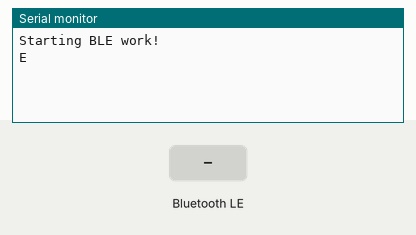
The program below on a simulated ESP32. On the bench: the last lines printed to the serial monitor. The inputs (shaded band) are chosen by the test bench. Nothing arrives over Bluetooth unless stated; a phone connects over Bluetooth LE 3 s after start.

Above: at 1.2 s.
1.3 s: Bluetooth LE write "1" received
At 2.5 s:
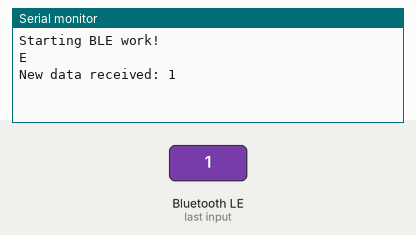
2.8 s: Bluetooth LE write "0" received
At 3.7 s:
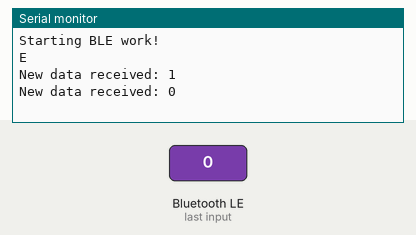
4.3 s: Bluetooth LE write "2" received
At 4.9 s:
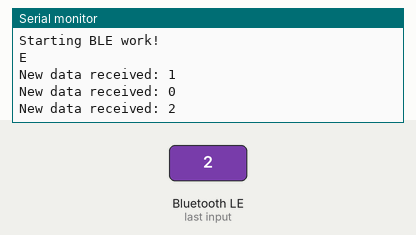

The program:

main.cpp
```cpp
#include <Arduino.h>
#include <stdlib.h>
#include <sstream>
#include <BLEDevice.h>
#include <BLEUtils.h>
#include <BLEServer.h>

// See the following for generating UUIDs:
// https://www.uuidgenerator.net/

#define SERVICE_UUID        "4fafc201-1fb5-459e-8fcc-c5c9c331914b"
#define CHARACTERISTIC_UUID "beb5483e-36e1-4688-b7f5-ea07361b26a8"

//static uint8_t  SERVICE_UUID_BIN[] = {0x4f, 0xaf, 0xc2, 0x01, 0x1f, 0xb5, 0x45, 0x9e, 0x8f, 0xcc, 0xc5, 0xc9, 0xc3, 0x31, 0x91, 0x4b};


class MyCallback: public BLECharacteristicCallbacks {

  int c = 0;
	void onRead(BLECharacteristic *pCharacteristic) {
    c++;
    std::stringstream st;
    st << c;
		pCharacteristic->setValue(st.str());
	}
  void onWrite(BLECharacteristic *pCharacteristic) {
    std::string value = pCharacteristic->getValue();
		if (value.length() > 0) {
        Serial.println();
				Serial.print("New data received: ");
        for (int i = 0; i < value.length();i++)
          Serial.print(value[i]);
        Serial.println();
		}
  }
};


void setup() {
  Serial.begin(9600);
  Serial.println("Starting BLE work!");

  BLEDevice::init("ESPPecera");
  BLEServer *pServer = BLEDevice::createServer();
  BLEService *pService = pServer->createService(BLEUUID(SERVICE_UUID));
  BLECharacteristic *pCharacteristic = pService->createCharacteristic(
    CHARACTERISTIC_UUID,
    BLECharacteristic::PROPERTY_READ |
    BLECharacteristic::PROPERTY_WRITE
  );
  // BLEAdvertising *pAdvertising = pServer->getAdvertising();  // this still is working for backward compatibility
  pCharacteristic->setCallbacks(new MyCallback);
  pCharacteristic->setValue("ESP aqui");
  pService->start();
  BLEAdvertising *pAdvertising = pServer->getAdvertising();
  pAdvertising->start();

  Serial.println(pCharacteristic->getValue()[0]);
}

void loop() {
  // put your main code here, to run repeatedly:
  delay(2000);
}
```

Measured:
- after the input at 1.3 s, the serial monitor: prints a new line at once (image 1)
- after the input at 2.8 s, the serial monitor: prints a new line at once (image 2)
- after the input at 4.3 s, the serial monitor: prints a new line at once (image 3)
